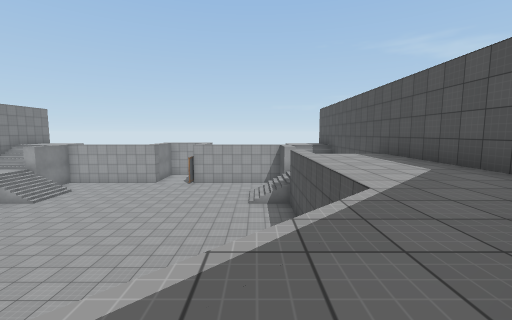
view 1 (above)

13 first-person views from a walk through a Unity game level. The camera is 1.2 m above the floor, tilts 6° down and sees 90° across. The floor is counted in squares, 2 m on a side. Each view is taken from the middle of a square. On the plan, view 1 faces up. The plan holds only what a view shows up to about 9 squares ahead; the rest is blank. The player is left out. Some surface patterns are stand-ins.

view 2
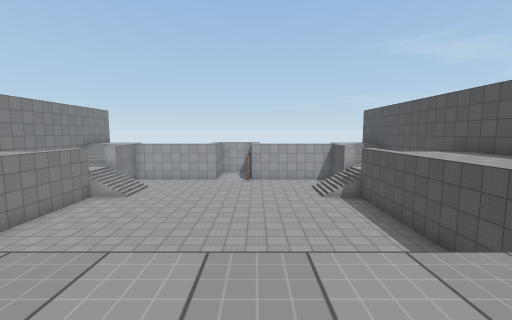

view 3
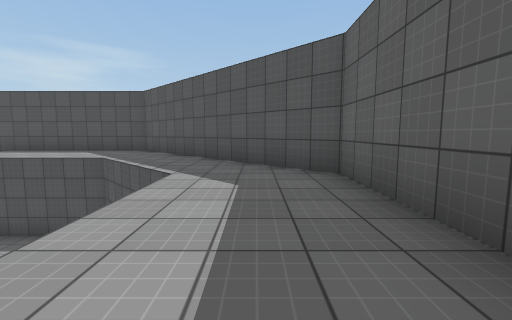

view 4
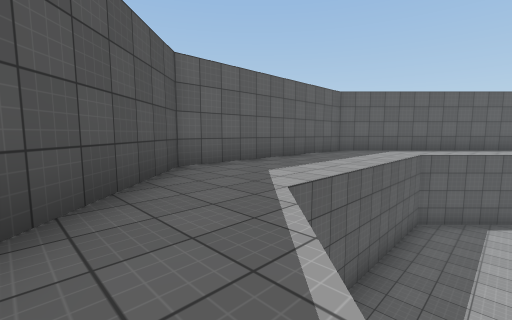

view 5
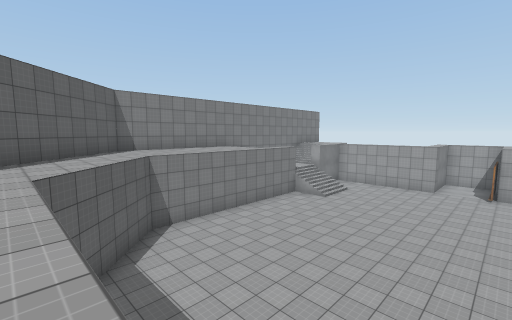

view 6
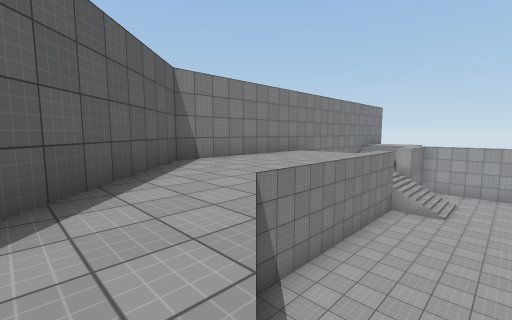

view 7
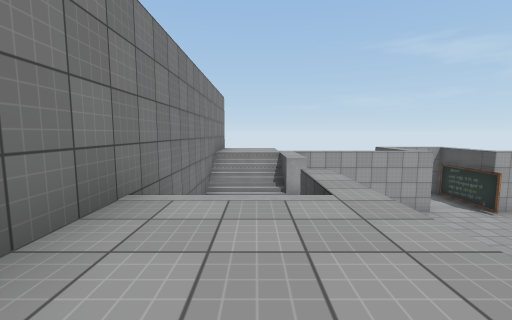

view 8
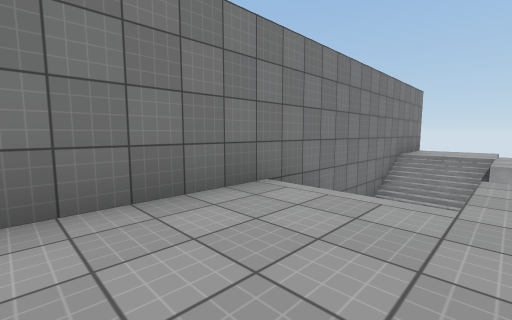

view 9
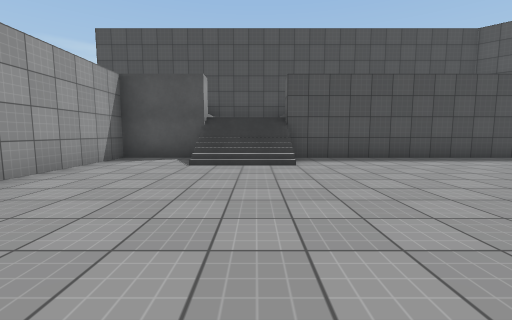

view 10
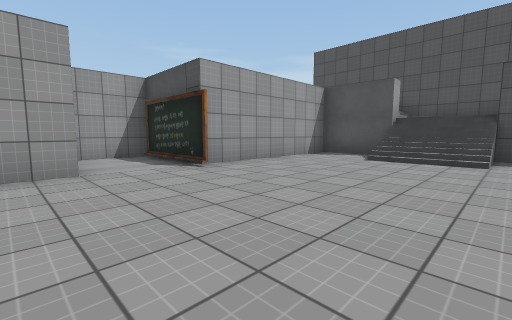

view 11
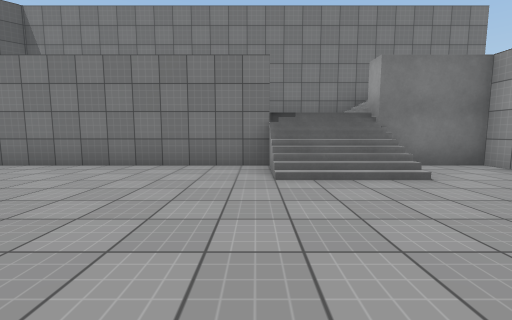

view 12
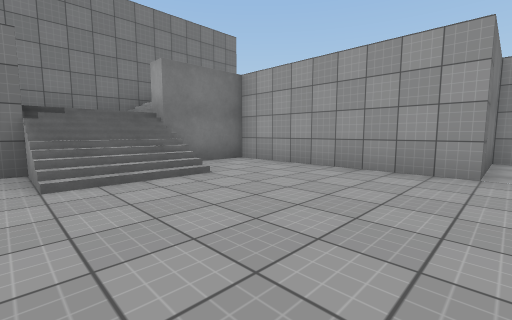

view 13
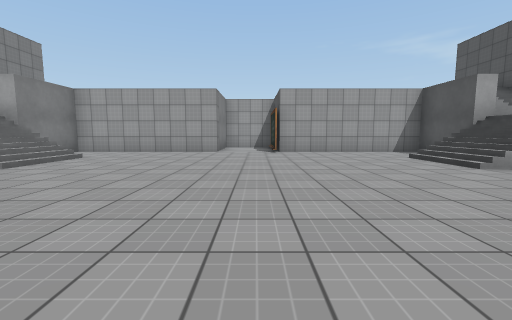

### Floor plan
Key: @ floor where view 1 was taken; # wall or solid block; x gap in a wall; . main floor; : floor 4 m higher than the main floor; / step, stairs or slope; = window, fence, low wall or low ledge.
Columns run from 13 left of view 1 to 4 right of it. Each row starts with its distance up from view 1.
 15 x::     /.#      #
 14 #::     /.#      #
 13 #///////#.#//// /#
 12 #//:..........=//#
 11 #/////.......//#/#
 10 #  ///.......//  #
  9 #/ ://......./#/ #
  8 #/ /..........// #
  7 #:::........../::#
  6 #:::........../::#
  5 #:::........../::#
  4 #:::........../::#
  3 #:::.......   /::#
  2 ##::.......  /::##
  1  ##::......./::##
  0   ##:::::::::@##
 -1    ##::::::::##
 -2     ##::::::##
 -3      ########

Positions as (right, up) in squares from view 1, and headings:
1: (0, 0), facing up
2: (-3, -1), facing up
3: (-5, -1), facing right
4: (1, 2), facing down-left
5: (-3, 0), facing up-left
6: (-7, 0), facing up-left
7: (-11, 5), facing up
8: (-10, 5), facing up-left
9: (-5, 10), facing right
10: (-6, 9), facing up-right
11: (-5, 9), facing left
12: (-5, 9), facing up-left
13: (-4, 5), facing up
